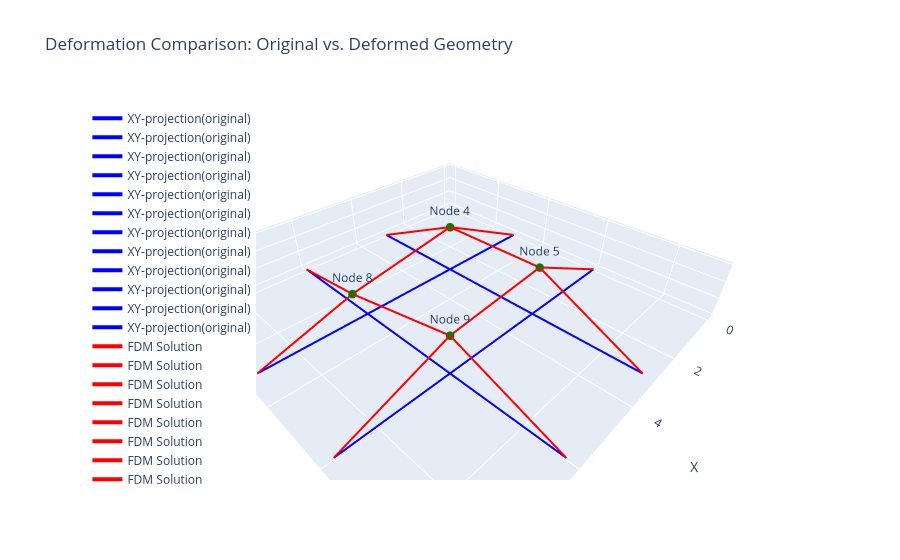

The notebook cell saved with this chart:
### Code cell
###### With none-FE FDM coordinates match -- with 4 qs

import torch
import torch.optim as optim
import matplotlib.pyplot as plt
from mpl_toolkits.mplot3d import Axes3D
import numpy as np
import plotly.graph_objects as go

# q.grad.zero_()


# In[663]:


######################## explanation
## "The example model is based on a 5-nodes grid shell strcuture
##  which has a crossing projection in the x-y plane"
##  The FE part would be based on the Euler-bernoulli beam theory


# In[664]:


## Initial Geom
# Initial Coords:
node_coords = torch.tensor(
    [[0.0, 3.0, 0.0], [0.0, 6.0, 0.0], [3.0, 0.0, 0.0], [3.0, 3.0, 0.0], [3.0, 6.0, 0.0], [3.0, 9.0, 0.0],
     [6.0, 0.0, 0.0], [6.0, 3.0, 0.0], [6.0, 6.0, 0.0] ,[6.0, 9.0, 0.0], [9.0, 3.0 ,0.0], [9.0, 6.0, 0.0]],
    dtype=torch.float32, requires_grad=True, )
connectivity = [[1, 4], [2, 5], [3, 4], [5, 4], [6, 5], [4, 8], [7, 8], [9, 8],[11, 8],[10, 9],[12, 9],[5, 9]]
n_dof_per_node = 6  # Degrees of freedom per node
total_dof = n_dof_per_node * len(node_coords)
Fixed_nodes = [1, 2, 3, 6, 7, 10, 11, 12]
Free_nodes = []
n_elements = len(connectivity)
n_nodes = len(node_coords)
for i in range(1, n_nodes + 1):
    if i not in Fixed_nodes:
        Free_nodes.append(i)
idx_CF = [node - 1 for node in Fixed_nodes]
idx_CN = [i for i in range(n_nodes) if i not in idx_CF]

# In[665]:


## Force condition
####### Force condition -> need for modification
## +0 to x direction ; +1 to y direction ; +2 to Z direction
## +3 Bending around the z axis ; +4 bending around y axis ; +5 Twisting
# implement upwards loading of 50 kN at every free nodes
F = torch.zeros(total_dof, dtype=torch.float32)
f_n = Free_nodes
f_type = [2, 2, 2, 2]  # The force type
F_value = torch.tensor([50.0, 50.0, 50.0, 50.0]) * 1000  # The force value/direction
r = 1 / torch.max(F_value)
# print(r)
F_sign = torch.sign(F_value)
for idx, i in enumerate(f_n):
    F[6 * (i - 1) + f_type[idx]] = F_value[idx]  # unit: KN / KN*m

px = torch.zeros(len(f_n), 1, dtype=torch.float32)
py = torch.zeros(len(f_n), 1, dtype=torch.float32)
pz = torch.zeros(len(f_n), 1, dtype=torch.float32)

for i in range(len(f_n)):
    if f_type[idx] == 0:
        px[i] = F_value[i]
    elif f_type[idx] == 1:
        py[i] = F_value[i]
    elif f_type[idx] == 2:
        pz[i] = F_value[i]


## Obtaining Matrix D
# Assembly the nodal-branch matrix:
C = torch.zeros(n_elements, n_nodes, dtype=torch.float32)
for n, (i, j) in enumerate(connectivity):
    C[n, i - 1] = 1
    C[n, j - 1] = -1
CF = C[:, idx_CF]
CN = C[:, idx_CN]


# Assembly D
def FDM (Q,CN=CN, CF=CF, px=px, py=py, pz=pz,Fixed_nodes=Fixed_nodes, Free_nodes=Free_nodes,node_coords=node_coords) :
    Dn = torch.matmul(torch.transpose(CN, 0, 1), torch.matmul(Q, CN))
    DF = torch.matmul(torch.transpose(CN, 0, 1), torch.matmul(Q, CF))
    ## Coordinates solution
    # separate the coordinates:
    fixed_idces = [node - 1 for node in Fixed_nodes]
    xF = node_coords[fixed_idces, 0].unsqueeze(1)
    yF = node_coords[fixed_idces, 1].unsqueeze(1)
    zF = node_coords[fixed_idces, 2].unsqueeze(1)
    xN = torch.matmul(torch.inverse(Dn), (px - torch.matmul(DF, xF)))
    yN = torch.matmul(torch.inverse(Dn), (py - torch.matmul(DF, yF)))
    zN = torch.matmul(torch.inverse(Dn), (pz - torch.matmul(DF, zF)))
    ## Coordinates renewal: 
    new_node_coords = node_coords.clone()
    for idx, node in enumerate(Free_nodes):
        node_idx = node - 1
        new_node_coords[node_idx, 0] = xN[idx]
        new_node_coords[node_idx, 1] = yN[idx]
        new_node_coords[node_idx, 2] = zN[idx]

    return new_node_coords

# In[670]:

## Check point: FDM completed
# if q.grad is not None:
#     q.grad.zero_()
# loss = torch.sum(new_node_coords[:, 2])
# loss.backward()
# print("Gradient of q:")
# print(q.grad)



# Element creating
#################  input below:
############################################################################################################## input
# initial coordinates

####### BCs
fixed_dof = []
for node in Fixed_nodes:
    fixed_dof.extend([(node - 1) * 6 + i for i in range(6)])
# print(fixed_dof)
####### Gradient descent
step = 0.001
epochs = 800

####### Plotting
steps = 20  # steps for tracing deformation shape
###################################################################################################################################################
###################################################################################################################################################


### Defining the OBJ:
Obj_coords = torch.tensor([1.5, 1.5, 1.5, 1.5])
def Loss(Free_nodes, new_node_coords, Obj_coords):
    n_free_nodes = len(Free_nodes)
    Free_nodes = torch.tensor(Free_nodes)
    y_pred = new_node_coords[(Free_nodes - 1), 2]  
    y_true = Obj_coords 
    error = torch.abs(y_true - y_pred)
    loss = torch.mean(error)
    return loss

# In[679]:

# Optimized Variables
## initial variables
Idx_q1 = [3, 4, 5]
Idx_q2 = [1, 6, 11]
Idx_q3 = [8, 9, 10]
Idx_q4 = [2, 7, 12]
Idx_q1 = [i - 1 for i in Idx_q1] 
Idx_q2 = [i - 1 for i in Idx_q2]
Idx_q3 = [i - 1 for i in Idx_q3] 
Idx_q4 = [i - 1 for i in Idx_q4] 
q = torch.rand(4, requires_grad=True)
## Optimization
torch.autograd.set_detect_anomaly(True)

optimizer = optim.Adam([q], lr=step)
# Loop start
Loss_his = []
for iteration in range(epochs + 1):
#   print(iteration)
    # Forwards
    q_vec = torch.zeros(n_elements, requires_grad=True).clone()
    q_vec[Idx_q1] = q[0] 
    q_vec[Idx_q2] = q[1]
    q_vec[Idx_q3] = q[2] 
    q_vec[Idx_q4] = q[3] 
    Q = torch.diag(q_vec) * 1 / r  # scaling
    new_node_coords = FDM(Q)
    N_coords = new_node_coords.clone()
    # loss
    Loss_value = Loss(Free_nodes, new_node_coords, Obj_coords)
    Loss_his.append(Loss_value.item())
    # Backwards
    optimizer.zero_grad()
    # print(q.grad)
    Loss_value.backward(retain_graph=True)

    # Grad
    gradients = q.grad
    print(gradients)
    frob_norm = torch.norm(gradients)
    
    # Step
    optimizer.step()
#   print(gradients)
# #     mean_error = torch.mean(error)
#     for i in range(len(q)):
#         if error[i] > 2 * mean_error:
#             q[i].data -= 5 * step * q.grad[i] 
#         else:
#             q[i].data -= step * q.grad[i]
    print(new_node_coords)
    # print iteration
    if iteration % 5 == 0:
        print(f"Iteration {iteration}: Normalized Gradient = {frob_norm}, Adaptive learning rate = {step}")
print("Optimization completed.")
print(q)
# print("coordinates:",node_coords)

#############################################################################################################
x_orig = node_coords[:, 0].detach().numpy()
y_orig = node_coords[:, 1].detach().numpy()
z_orig = node_coords[:, 2].detach().numpy()

x_def = new_node_coords[:, 0].detach().numpy()
y_def = new_node_coords[:, 1].detach().numpy()
z_def = new_node_coords[:, 2].detach().numpy()

fig = go.Figure()

for connection in connectivity:
    i, j = connection
    fig.add_trace(go.Scatter3d(
        x=[x_orig[i-1], x_orig[j-1]],
        y=[y_orig[i-1], y_orig[j-1]],
        z=[z_orig[i-1], z_orig[j-1]],
        mode='lines',
        line=dict(color='blue', width=4),
        name='XY-projection(original)'
    ))

for connection in connectivity:
    i, j = connection
    fig.add_trace(go.Scatter3d(
        x=[x_def[i-1], x_def[j-1]],
        y=[y_def[i-1], y_def[j-1]],
        z=[z_def[i-1], z_def[j-1]],
        mode='lines',
        line=dict(color='red', width=4),
        name='FDM Solution'
    ))

for node in Free_nodes:
    fig.add_trace(go.Scatter3d(
        x=[x_def[node-1]],
        y=[y_def[node-1]],
        z=[z_def[node-1]],
        mode='markers+text',
        marker=dict(size=5, color='green'),
        text=[f'Node {node}'],
        textposition='top center',
        name=f'Free Node {node}'
    ))

fig.update_layout(
    scene=dict(
        xaxis_title='X',
        yaxis_title='Y',
        zaxis_title='Z',
        aspectmode='data'
    ),
    title='Deformation Comparison: Original vs. Deformed Geometry',
    legend=dict(yanchor="top", y=0.99, xanchor="left", x=0.01)
)

fig.show()

##### Loss history
plt.figure()
plt.plot(range(epochs + 1), Loss_his, label='Loss History', color='blue', linewidth=2)
plt.xlabel('Iterations')
plt.ylabel('Loss')
plt.title('Optimization Loss vs. Iterations')
plt.legend()
plt.grid(True)
plt.show()

### Figure 1 — Plotly figure (JSON) as saved in the notebook; plotly's stock layout.template omitted (floating-point values rounded to 4 significant figures)
{"data": [{"line": {"color": "blue", "width": 4}, "mode": "lines", "name": "XY-projection(original)", "type": "scatter3d", "x": [0, 3], "y": [3, 3], "z": [0, 0]}, {"line": {"color": "blue", "width": 4}, "mode": "lines", "name": "XY-projection(original)", "type": "scatter3d", "x": [0, 3], "y": [6, 6], "z": [0, 0]}, {"line": {"color": "blue", "width": 4}, "mode": "lines", "name": "XY-projection(original)", "type": "scatter3d", "x": [3, 3], "y": [0, 3], "z": [0, 0]}, {"line": {"color": "blue", "width": 4}, "mode": "lines", "name": "XY-projection(original)", "type": "scatter3d", "x": [3, 3], "y": [6, 3], "z": [0, 0]}, {"line": {"color": "blue", "width": 4}, "mode": "lines", "name": "XY-projection(original)", "type": "scatter3d", "x": [3, 3], "y": [9, 6], "z": [0, 0]}, {"line": {"color": "blue", "width": 4}, "mode": "lines", "name": "XY-projection(original)", "type": "scatter3d", "x": [3, 6], "y": [3, 3], "z": [0, 0]}, {"line": {"color": "blue", "width": 4}, "mode": "lines", "name": "XY-projection(original)", "type": "scatter3d", "x": [6, 6], "y": [0, 3], "z": [0, 0]}, {"line": {"color": "blue", "width": 4}, "mode": "lines", "name": "XY-projection(original)", "type": "scatter3d", "x": [6, 6], "y": [6, 3], "z": [0, 0]}, {"line": {"color": "blue", "width": 4}, "mode": "lines", "name": "XY-projection(original)", "type": "scatter3d", "x": [9, 6], "y": [3, 3], "z": [0, 0]}, {"line": {"color": "blue", "width": 4}, "mode": "lines", "name": "XY-projection(original)", "type": "scatter3d", "x": [6, 6], "y": [9, 6], "z": [0, 0]}, {"line": {"color": "blue", "width": 4}, "mode": "lines", "name": "XY-projection(original)", "type": "scatter3d", "x": [9, 6], "y": [6, 6], "z": [0, 0]}, {"line": {"color": "blue", "width": 4}, "mode": "lines", "name": "XY-projection(original)", "type": "scatter3d", "x": [3, 6], "y": [6, 6], "z": [0, 0]}, {"line": {"color": "red", "width": 4}, "mode": "lines", "name": "FDM Solution", "type": "scatter3d", "x": [0, 3.148], "y": [3, 3.148], "z": [0, 1.501]}, {"line": {"color": "red", "width": 4}, "mode": "lines", "name": "FDM Solution", "type": "scatter3d", "x": [0, 3.098], "y": [6, 6.098], "z": [0, 1.501]}, {"line": {"color": "red", "width": 4}, "mode": "lines", "name": "FDM Solution", "type": "scatter3d", "x": [3, 3.148], "y": [0, 3.148], "z": [0, 1.501]}, {"line": {"color": "red", "width": 4}, "mode": "lines", "name": "FDM Solution", "type": "scatter3d", "x": [3.098, 3.148], "y": [6.098, 3.148], "z": [1.501, 1.501]}, {"line": {"color": "red", "width": 4}, "mode": "lines", "name": "FDM Solution", "type": "scatter3d", "x": [3, 3.098], "y": [9, 6.098], "z": [0, 1.501]}, {"line": {"color": "red", "width": 4}, "mode": "lines", "name": "FDM Solution", "type": "scatter3d", "x": [3.148, 6.858], "y": [3.148, 3.857], "z": [1.501, 1.502]}, {"line": {"color": "red", "width": 4}, "mode": "lines", "name": "FDM Solution", "type": "scatter3d", "x": [6, 6.858], "y": [0, 3.857], "z": [0, 1.502]}, {"line": {"color": "red", "width": 4}, "mode": "lines", "name": "FDM Solution", "type": "scatter3d", "x": [6.329, 6.858], "y": [6.329, 3.857], "z": [1.502, 1.502]}, {"line": {"color": "red", "width": 4}, "mode": "lines", "name": "FDM Solution", "type": "scatter3d", "x": [9, 6.858], "y": [3, 3.857], "z": [0, 1.502]}, {"line": {"color": "red", "width": 4}, "mode": "lines", "name": "FDM Solution", "type": "scatter3d", "x": [6, 6.329], "y": [9, 6.329], "z": [0, 1.502]}, {"line": {"color": "red", "width": 4}, "mode": "lines", "name": "FDM Solution", "type": "scatter3d", "x": [9, 6.329], "y": [6, 6.329], "z": [0, 1.502]}, {"line": {"color": "red", "width": 4}, "mode": "lines", "name": "FDM Solution", "type": "scatter3d", "x": [3.098, 6.329], "y": [6.098, 6.329], "z": [1.501, 1.502]}, {"marker": {"color": "green", "size": 5}, "mode": "markers+text", "name": "Free Node 4", "text": ["Node 4"], "textposition": "top center", "type": "scatter3d", "x": [3.148], "y": [3.148], "z": [1.501]}, {"marker": {"color": "green", "size": 5}, "mode": "markers+text", "name": "Free Node 5", "text": ["Node 5"], "textposition": "top center", "type": "scatter3d", "x": [3.098], "y": [6.098], "z": [1.501]}, {"marker": {"color": "green", "size": 5}, "mode": "markers+text", "name": "Free Node 8", "text": ["Node 8"], "textposition": "top center", "type": "scatter3d", "x": [6.858], "y": [3.857], "z": [1.502]}, {"marker": {"color": "green", "size": 5}, "mode": "markers+text", "name": "Free Node 9", "text": ["Node 9"], "textposition": "top center", "type": "scatter3d", "x": [6.329], "y": [6.329], "z": [1.502]}], "layout": {"legend": {"x": 0.01, "xanchor": "left", "y": 0.99, "yanchor": "top"}, "scene": {"aspectmode": "data", "xaxis": {"title": {"text": "X"}}, "yaxis": {"title": {"text": "Y"}}, "zaxis": {"title": {"text": "Z"}}}, "title": {"text": "Deformation Comparison: Original vs. Deformed Geometry"}}}
